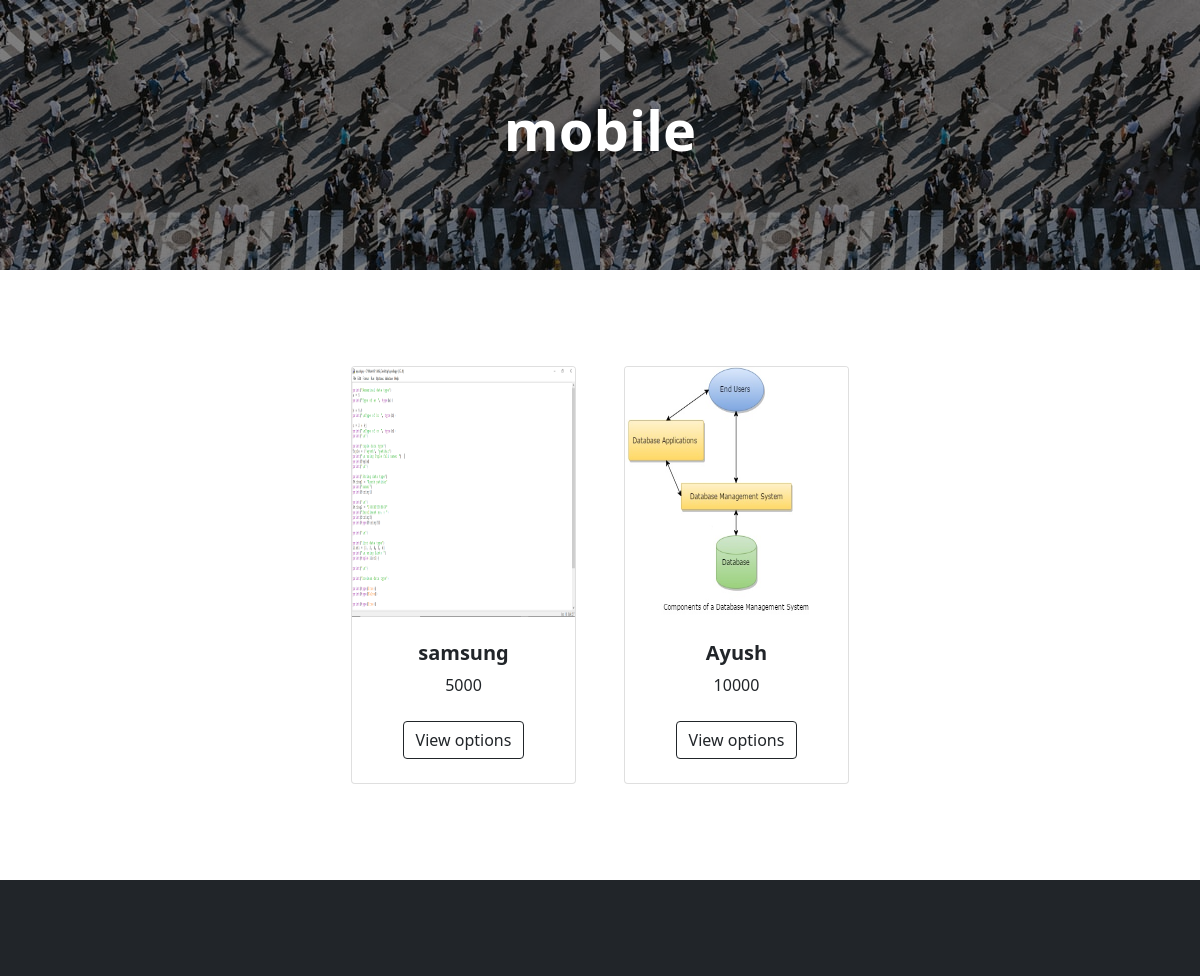
Page /mobilegallery/ on the committed database.
### mobile/models.py (models this page shows)
class mobile(models.Model):
    brand_name=models.CharField(max_length=20)
    price=models.IntegerField()
    original_price=models.IntegerField()
    ram=models.CharField(max_length=20)
    rom=models.CharField(max_length=20)
    primary_camera=models.CharField(max_length=20)
    secondary_camera=models.CharField(max_length=20)
    description=models.CharField(max_length=300)
    coverphoto=models.ImageField()
    photo=models.ImageField()

### mobile/views.py (the view)
# urls.py: path('mobilegallery/',mv.mobilegallery,name='mobilegallery'),
def mobilegallery(request):
    mg=mobile.objects.all()
    return render(request,'main/mobilegallery.html',{'mg1':mg})

### mobile/templates/main/mobilegallery.html (shortened to what this page needs)
{% load static %}
<!DOCTYPE html>
<html lang="en">
    <head>
        <link href="https://cdn.jsdelivr.net/npm/bootstrap-icons@1.5.0/font/bootstrap-icons.css" rel="stylesheet" />
        <link href="{% static 'homecss/homecss.css' %}" rel="stylesheet" />
    </head>
    <body>
       </head>
       <body>
           <header class="bg-dark1 py-5" >
            <div class="mobile">
            <div class="container px-4 px-lg-5 my-5">
                <div class="text-center text-white">
                    <h1 class="display-4 fw-bolder">
                         mobile</h1>
                </div>
            </div></div>
        </header>
        <section class="py-5">
            <div class="container px-4 px-lg-5 mt-5">
                <div class="row gx-4 gx-lg-5 row-cols-2 row-cols-md-3 row-cols-xl-4 justify-content-center">
                    {% for i in mg1 %}
                    <div class="col mb-5">
                        <div class="card h-100">
                            <img class="card-img-top" src=" {{ i.photo.url }} " height="250px" width="200px" alt="..." />
                            <div class="card-body p-4">
                                <div class="text-center">
                                    <h5 class="fw-bolder">{{i.brand_name}}</h5>
                                    {{i.price}}
                                </div>
                            </div>
                            <div class="card-footer p-4 pt-0 border-top-0 bg-transparent">
                                <div class="text-center"><a class="btn btn-outline-dark mt-auto" href="{% url 'mobiledetail' i.id %}">View options</a></div>
                            </div>
                        </div>
                    </div>
                    {% endfor %}
                </div>
            </div>
        </section>
        <footer class="py-5 bg-dark">
        </footer>
    </body>
</html>

### rows in the picture
mobile: photo (picture), brand_name "samsung", price "5000"
mobile: photo (picture), brand_name "Ayush", price "10000"
